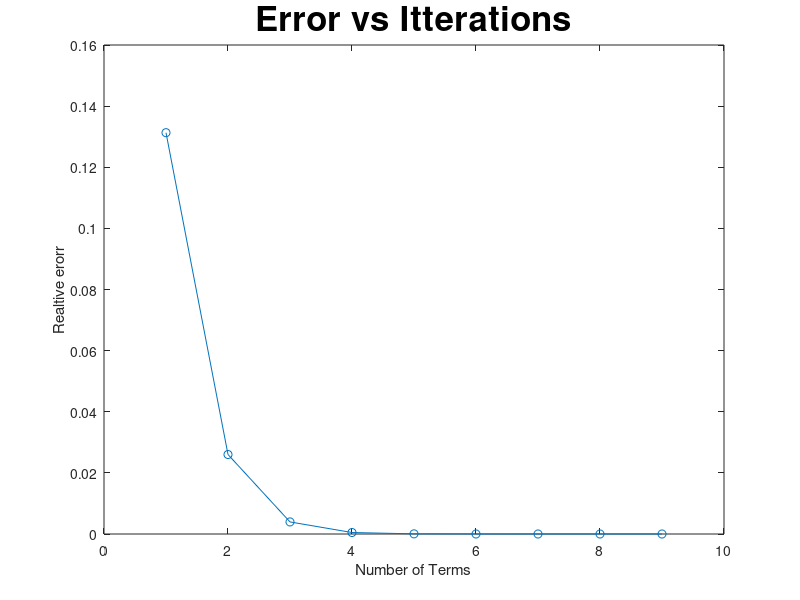

Recreate this plot in MATLAB.
%% Assignemnt
% Maclaurin Series

% Name        : Mohamed Mafaz
% Roll Number : AM25M009
% Depatment   : Applied Mechanics

clc
clear

number = 0.2*pi;    % x: where we want to find e(x)


plot_arr = [];      % To plot relative error wrt to itterations

tolerence = 5e-9;

sum = 1;
loop_completed = 0;
maximum_loops = 100; % So i can break out if the code goes to an infinite Loop, mostly for debugging

actual = exp(number);

%% Maclaurin Series
i = 1;     % Starting from 2nd factor, since 1 is always present

while 1
    sum = sum + power(number, i) / factorial(i);  % maclaurin series 

    relative_error = abs((actual - sum)/actual);  % Relative error: |x_true - x| / x_true
    plot_arr = [plot_arr, relative_error];        % Storing error since i want to plot it

    if (relative_error) < tolerence;              % Comparing float is generally not a good idea for extremly small numbers due to machine precision 
                                                  % But since error arent that small it wont cause issues.
        break
    end

    loop_completed = loop_completed + 1;          % Loops are kept track of

    if loop_completed >= maximum_loops            % Refer line 16
        break
    end

    i = i + 1;
end

%% Printing Stats
fprintf("relative_error: %.10f\n", relative_error)
fprintf("Terms used   : %d\n", loop_completed+1)
fprintf("Predicted     : %.10f\n", sum)
fprintf("Actual        : %.10f\n", exp(number))

%% Plotting Relative error
plot(1:length(plot_arr), plot_arr, '-o');
title('Error vs Itterations', 'FontSize', 25)
xlabel("Number of Terms")
ylabel("Realtive erorr")
